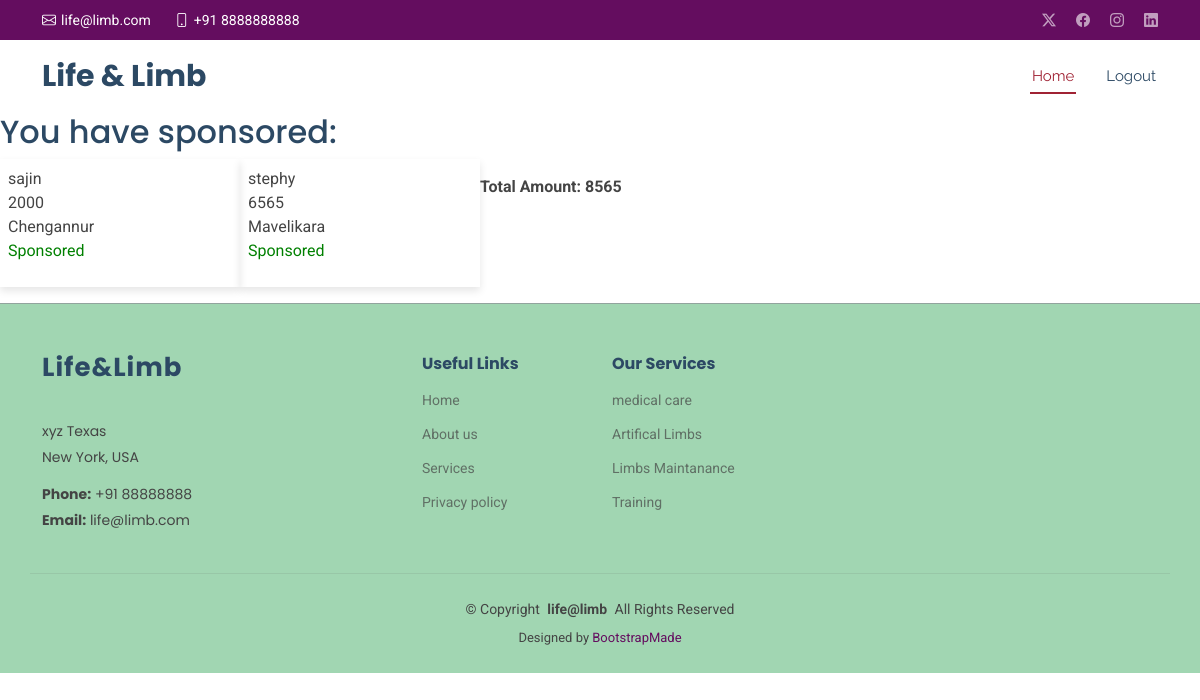
The page /sponsored/ (signed in) on the database its author committed.
### appname/models.py (models this page shows)
class SponsorShip(models.Model):
    sname= models.CharField(max_length=50,null=True)
    uname= models.CharField(max_length=50,null=True)
    uaddress= models.CharField(max_length=50,null=True)
    umobile_no= models.BigIntegerField(null=True)
    ulocation= models.CharField(max_length=50,null=True)
    uphoto= models.ImageField( upload_to="pics",blank=True,null=True)
    smobile_no= models.BigIntegerField(null=True)
    semail= models.CharField(max_length=50,null=True)
    amount = models.BigIntegerField()
    cardnumber=models.CharField( max_length=16,null=True)
    month=models.CharField( max_length=2,null=True)
    year=models.CharField( max_length=4,null=True)
    cvv=models.CharField( max_length=3,null=True)
    def __str__(self):
        return self.sname

### appname/views.py (the view)
def sponsored(request):
    user= request.user.username
    book=SponsorShip.objects.filter(sname=user).all()
    print(book)
    context = {
        'userbooking':book
        }
    return render(request, 'appname/sponsored.html', context)

### appname/templates/appname/sponsored.html (shortened to what this page needs)
{% extends "appname/_base.html" %}
{% load static %}
{% block navbar%}
<nav id="navmenu" class="navmenu">
    <ul>
      <li><a href="{% url 'sponsor_dashboard' %}"class="active">Home<br></a></li>
      <li><a href="{% url 'logout' %}">Logout </a></li>
    </ul>
  </nav>
{% endblock %}
{%block content%}
<h2>You have sponsored:</h2>
<div class="d-flex flex-row bd-highlight mb-3">
  {% for i in userbooking %}
  <div class="p-2 bd-highlight" style="width: 15rem; box-shadow: 0 4px 8px rgba(0, 0, 0, 0.1);">
      {{ i.uname }}<br>
      <span class="amount">{{ i.amount }}</span><br>
      {{ i.ulocation }}<br>
      <p style="color: green;">Sponsored</p>
  </div>
  {% endfor %}
<div class="total-amount mt-3" style="font-weight: bold;">
  Total Amount: <span id="total-amount">0</span>
</div>
</div>
{%endblock%}

### static/assets/css/main.css (style rules this page uses)
:root { --default-font: "Roboto", system-ui, -apple-system, "Segoe UI", Roboto, "Helvetica Neue", Arial, "Noto Sans", "Liberation Sans", sans-serif, "Apple Color Emoji", "Segoe UI Emoji", "Segoe UI Symbol", "Noto Color Emoji"; --heading-font: "Poppins", sans-serif; --nav-font: "Raleway", sans-serif; }
:root { --background-color: #ffffff; --default-color: #444444; --heading-color: #2c4964; --accent-color: #640D5F; --surface-color: hwb(178 1% 4%); --contrast-color: #ffffff; }
:root { --nav-color: #2c4964; --nav-hover-color: #A02334; --nav-mobile-background-color: #ffffff; --nav-dropdown-background-color: #ffffff; --nav-dropdown-color: #2c4964; --nav-dropdown-hover-color: #A02334; }
:root { scroll-behavior: smooth; }
body { color: var(--default-color); background-color: var(--background-color); font-family: var(--default-font); }
a { color: var(--accent-color); text-decoration: none; transition: 0.3s; }
h1, h2, h3, h4, h5, h6 { color: var(--heading-color); font-family: var(--heading-font); }
@media (max-width: 1200px) { .header .navmenu { order: 3; } }
@media (min-width: 1200px) { .navmenu { padding: 0; } }
@media (min-width: 1200px) { .navmenu ul { margin: 0; padding: 0; display: flex; list-style: none; align-items: center; } }
@media (min-width: 1200px) { .navmenu li { position: relative; } }
@media (min-width: 1200px) { .navmenu>ul>li { white-space: nowrap; padding: 15px 14px; } }
@media (min-width: 1200px) { .navmenu>ul>li:last-child { padding-right: 0; } }
@media (min-width: 1200px) { .navmenu a, .navmenu a:focus { color: var(--nav-color); font-size: 15px; padding: 0 2px; font-family: var(--nav-font); font-weight: 400; display: flex; align-items: center; justify-content: space-between; white-space: nowrap; transition: 0.3s; position: relative; } }
@media (min-width: 1200px) { .navmenu>ul>li>a:before { content: ""; position: absolute; width: 100%; height: 2px; bottom: -6px; left: 0; background-color: var(--nav-hover-color); visibility: hidden; width: 0px; transition: all 0.3s ease-in-out 0s; } }
@media (min-width: 1200px) { .navmenu a:hover:before, .navmenu li:hover>a:before, .navmenu .active:before { visibility: visible; width: 100%; } }
@media (min-width: 1200px) { .navmenu li:hover>a, .navmenu .active, .navmenu .active:focus { color: var(--nav-hover-color); } }

### rows shown on the page
SponsorShip: uname "sajin", amount "2000", ulocation "Chengannur"
SponsorShip: uname "stephy", amount "6565", ulocation "Mavelikara"
